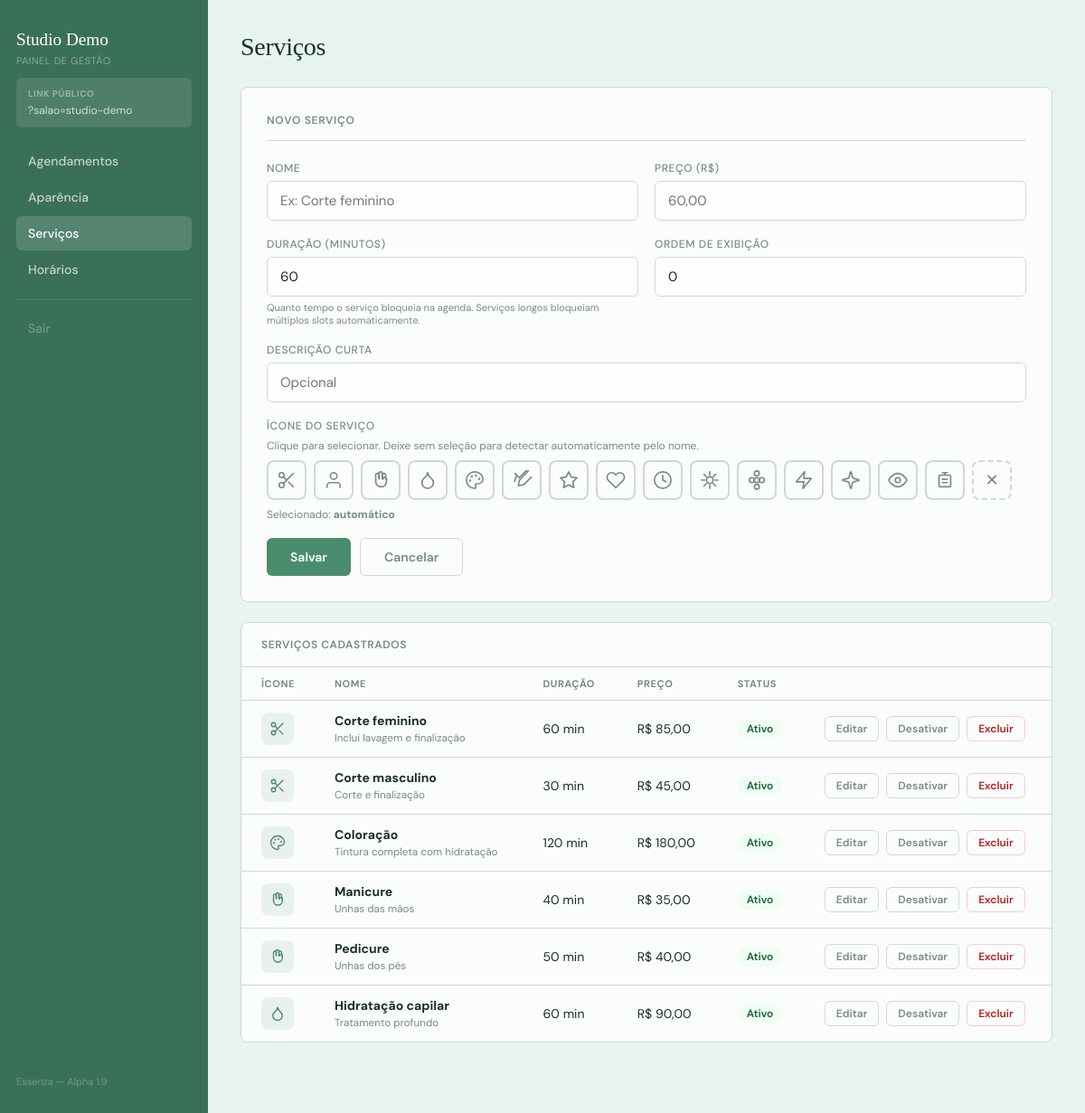
The app's page /htdocs/salao/painel/servicos.php (signed in) with its own data.
### tables this page shows
CREATE TABLE IF NOT EXISTS servicos (
    id            INT UNSIGNED AUTO_INCREMENT PRIMARY KEY,
    salao_id      INT UNSIGNED NOT NULL,
    nome          VARCHAR(200) NOT NULL,
    descricao     TEXT         DEFAULT NULL,
    duracao_min   SMALLINT     NOT NULL DEFAULT 60,
    preco         DECIMAL(8,2) NOT NULL DEFAULT 0.00,
    ativo         TINYINT(1)   NOT NULL DEFAULT 1,
    icone         VARCHAR(30)  DEFAULT NULL,
    ordem         TINYINT      NOT NULL DEFAULT 0,
    criado_em     TIMESTAMP    NOT NULL DEFAULT CURRENT_TIMESTAMP,

    FOREIGN KEY (salao_id) REFERENCES saloes(id) ON DELETE CASCADE
);

### salao_app/seguranca.php (called while the page is built, shortened)
<?php
function sanitizar(string $valor): string {
    return htmlspecialchars($valor, ENT_QUOTES, 'UTF-8');
}

### htdocs/salao/painel/servicos.php (the view, shortened to what this page needs)
<?php
$pdo = conectar();
$salaoId = (int)$_SESSION['salao_id'];
try { $pdo->exec("ALTER TABLE servicos ADD COLUMN IF NOT EXISTS icone VARCHAR(30) DEFAULT NULL"); } catch (PDOException $e) {}
$srvs = $pdo->prepare("SELECT * FROM servicos WHERE salao_id=? ORDER BY ordem,nome");
$srvs->execute([$salaoId]); $lista=$srvs->fetchAll();
require_once __DIR__ . '/../includes/tema.php';
painel_head('Serviços');
?>
</head><body>
<?php painel_sidebar('servicos'); ?>
<main class="main">
  <h1 class="page-titulo">Serviços</h1>
  <div class="card">
    <div class="card-titulo" id="form-tit">Novo serviço</div>
    <form method="POST">
      <div class="form-row">
        <div class="form-group"><label class="lbl">Nome</label><input type="text" name="nome" id="enome" required placeholder="Ex: Corte feminino"></div>
        <div class="form-group"><label class="lbl">Preço (R$)</label><input type="text" name="preco" id="epreco" placeholder="60,00"></div>
      </div>
      <div class="form-row">
        <div class="form-group">
          <label class="lbl">Duração (minutos)</label>
          <input type="number" name="duracao_min" id="edur" value="60" min="5" max="480">
          <div style="font-size:11px;color:var(--txt2);margin-top:5px">Quanto tempo o serviço bloqueia na agenda. Serviços longos bloqueiam múltiplos slots automaticamente.</div>
        </div>
        <div class="form-group"><label class="lbl">Ordem de exibição</label><input type="number" name="ordem" id="eord" value="0" min="0"></div>
      </div>
      <div class="form-group"><label class="lbl">Descrição curta</label><input type="text" name="descricao" id="edesc" placeholder="Opcional"></div>
      <div class="form-group">
        <label class="lbl">Ícone do serviço</label>
        <p style="font-size:12px;color:var(--txt2);margin-bottom:8px">Clique para selecionar. Deixe sem seleção para detectar automaticamente pelo nome.</p>
        <div style="display:flex;flex-wrap:wrap;gap:8px">
          <?php foreach (ICONES_SERVICO as $slug => $info): ?>
          <div class="icone-opt" data-slug="<?= $slug ?>" title="<?= htmlspecialchars($info['label']) ?>"
               onclick="selecionarIcone('<?= $slug ?>')"
               style="width:44px;height:44px;border:2px solid var(--bord);border-radius:8px;display:flex;align-items:center;justify-content:center;cursor:pointer;transition:border-color .15s,background .15s;background:var(--white)">
            <svg viewBox="0 0 24 24" fill="none" stroke="var(--txt2)" stroke-width="1.8" stroke-linecap="round" stroke-linejoin="round" width="22" height="22">
              <?= $info['path'] ?>
            </svg>
          </div>
          <?php endforeach; ?>
          <div onclick="selecionarIcone('')"
               title="Automático"
               style="width:44px;height:44px;border:2px dashed var(--bord);border-radius:8px;display:flex;align-items:center;justify-content:center;cursor:pointer;font-size:18px;color:var(--txt2);transition:border-color .15s" id="icone-auto-btn">
            ✕
          </div>
        </div>
        <div style="font-size:12px;color:var(--txt2);margin-top:8px">
          Selecionado: <strong id="icone-label">automático</strong>
        </div>
      </div>
      <div style="display:flex;gap:10px">
        <button type="submit" class="btn">Salvar</button>
        <button type="button" class="btn btn-outline" onclick="limpar()">Cancelar</button>
      </div>
    </form>
  </div>
  <div class="tabela-wrap">
    <div class="tabela-header">Serviços cadastrados</div>
    <?php if(empty($lista)): ?>
      <div class="vazio">Nenhum serviço cadastrado.</div>
    <?php else: ?>
    <table>
      <thead><tr><th>Ícone</th><th>Nome</th><th>Duração</th><th>Preço</th><th>Status</th><th></th></tr></thead>
      <tbody>
      <?php foreach($lista as $s): ?>
      <tr style="<?= $s['ativo']?'':'opacity:.45' ?>">
        <td style="width:48px">
          <?php $icSlug = !empty($s['icone']) ? $s['icone'] : iconeParaNome($s['nome']); ?>
          <div style="width:36px;height:36px;background:var(--p-soft);border-radius:8px;display:flex;align-items:center;justify-content:center">
            <svg viewBox="0 0 24 24" fill="none" stroke="var(--p)" stroke-width="1.8" stroke-linecap="round" stroke-linejoin="round" width="18" height="18">
              <?= ICONES_SERVICO[$icSlug]['path'] ?? ICONES_SERVICO['sparkle']['path'] ?>
            </svg>
          </div>
        </td>
        <td><strong><?= sanitizar($s['nome']) ?></strong><?php if($s['descricao']): ?><br><small style="color:var(--txt2)"><?= sanitizar($s['descricao']) ?></small><?php endif; ?></td>
        <td><?= $s['duracao_min'] ?> min</td>
        <td>R$ <?= number_format($s['preco'],2,',','.') ?></td>
        <td><span class="badge <?= $s['ativo']?'badge-ok':'badge-pen' ?>"><?= $s['ativo']?'Ativo':'Inativo' ?></span></td>
        <td>
          <div class="acoes">
            <button class="btn btn-outline" style="padding:5px 12px;font-size:12px" onclick='editar(<?= json_encode($s) ?>)'>Editar</button>
            <form method="POST" style="display:inline"><button type="submit" class="btn btn-outline" style="padding:5px 12px;font-size:12px"><?= $s['ativo']?'Desativar':'Ativar' ?></button></form>
            <form method="POST" style="display:inline" onsubmit="return confirm('Excluir?')"><button type="submit" class="btn btn-danger" style="padding:5px 12px;font-size:12px">Excluir</button></form>
          </div>
        </td>
      </tr>
      <?php endforeach; ?>
      </tbody>
    </table>
    <?php endif; ?>
  </div>
</main>
</body></html>

### htdocs/salao/includes/tema.php (shortened to what this page needs)
<?php
function painel_head(string $titulo): void {
    echo '<!DOCTYPE html><html lang="pt-BR"><head>';
}
function painel_sidebar(string $ativa): void {
    $nome = htmlspecialchars($_SESSION['salao_nome'] ?? '');
    $slug = htmlspecialchars($_SESSION['salao_slug'] ?? '');
    $url  = BASE_URL . '/index.php?salao=' . $slug;
    $links = [
        'agendamentos' => ['index.php',     'Agendamentos'],
        'aparencia'    => ['aparencia.php',  'Aparência'],
        'servicos'     => ['servicos.php',   'Serviços'],
        'horarios'     => ['horarios.php',   'Horários'],
    ];
    $html  = "<aside class=\"sidebar\">";
    $html .= "<div class=\"sb-logo\">{$nome}</div>";
    $html .= "<div class=\"sb-sub\">painel de gestão</div>";
    $html .= "<a href=\"{$url}\" target=\"_blank\" class=\"sb-pub\"><strong>link público</strong>?salao={$slug}</a>";
    foreach ($links as $key => [$href, $label]) {
        $cls = ($ativa === $key) ? ' ativo' : '';
        $html .= "<a href=\"{$href}\" class=\"sb-link{$cls}\">{$label}</a>";
    }
    $html .= "<div class=\"sb-divider\"></div>";
    $html .= "<a href=\"sair.php\" class=\"sb-link\" style=\"opacity:.4;\">Sair</a>";
    $html .= "<div class=\"sb-footer\">Essenza — Alpha 1.9</div>";
    $html .= "</aside>";
    $topbar  = "<div class=\"painel-topbar\">";
    $topbar .= "<div class=\"painel-topbar-nome\">{$nome}</div>";
    $topbar .= "<button class=\"painel-ham\" onclick=\"painelAbrirDrawer()\" aria-label=\"Menu\">";
    $topbar .= "<span></span><span></span><span></span>";
    $topbar .= "</button>";
    $topbar .= "</div>";
    $drawer  = "<div class=\"painel-overlay\" id=\"painel-overlay\" onclick=\"painelFecharDrawer()\"></div>";
    $drawer .= "<div class=\"painel-drawer\" id=\"painel-drawer\">";
    $drawer .= "<button class=\"painel-drawer-close\" onclick=\"painelFecharDrawer()\">&#x2715;</button>";
    $drawer .= "<div class=\"sb-logo\">{$nome}</div>";
    $drawer .= "<div class=\"sb-sub\">painel de gestão</div>";
    $drawer .= "<a href=\"{$url}\" target=\"_blank\" class=\"sb-pub\"><strong style=\"display:block;font-size:10px;text-transform:uppercase;letter-spacing:.05em;opacity:.5;margin-bottom:2px\">link público</strong>?salao={$slug}</a>";
    foreach ($links as $key => [$href, $label]) {
        $cls = ($ativa === $key) ? ' ativo' : '';
        $drawer .= "<a href=\"{$href}\" class=\"sb-link{$cls}\">{$label}</a>";
    }
    $drawer .= "<div style=\"height:1px;background:color-mix(in srgb, var(--on-p-dark) 12%, transparent);margin:12px 0\"></div>";
    $drawer .= "<a href=\"sair.php\" class=\"sb-link\" style=\"opacity:.4;\">Sair</a>";
    $drawer .= "</div>";
    $js  = "<script>";
    $js .= "function painelAbrirDrawer(){";
    $js .=   "document.getElementById('painel-drawer').classList.add('aberto');";
    $js .=   "document.getElementById('painel-overlay').classList.add('aberto');";
    $js .=   "document.body.style.overflow='hidden';";
    $js .= "}";
    $js .= "function painelFecharDrawer(){";
    $js .=   "document.getElementById('painel-drawer').classList.remove('aberto');";
    $js .=   "document.getElementById('painel-overlay').classList.remove('aberto');";
    $js .=   "document.body.style.overflow='';";
    $js .= "}";
    $js .= "</script>";
    echo $topbar . $drawer . $js . $html;
}

### records on screen
servicos: nome "Corte feminino", descricao "Inclui lavagem e finalização", duracao_min "60", preco "85,00", ativo "Ativo"
servicos: nome "Corte masculino", descricao "Corte e finalização", duracao_min "30", preco "45,00", ativo "Ativo"
servicos: nome "Coloração", descricao "Tintura completa com hidratação", duracao_min "120", preco "180,00", ativo "Ativo"
servicos: nome "Manicure", descricao "Unhas das mãos", duracao_min "40", preco "35,00", ativo "Ativo"
servicos: nome "Pedicure", descricao "Unhas dos pés", duracao_min "50", preco "40,00", ativo "Ativo"
servicos: nome "Hidratação capilar", descricao "Tratamento profundo", duracao_min "60", preco "90,00", ativo "Ativo"

### other values on screen
$nome "Studio Demo"
$slug "studio-demo"
$label "Agendamentos"
$label "Aparência"
$label "Serviços"
$label "Horários"
